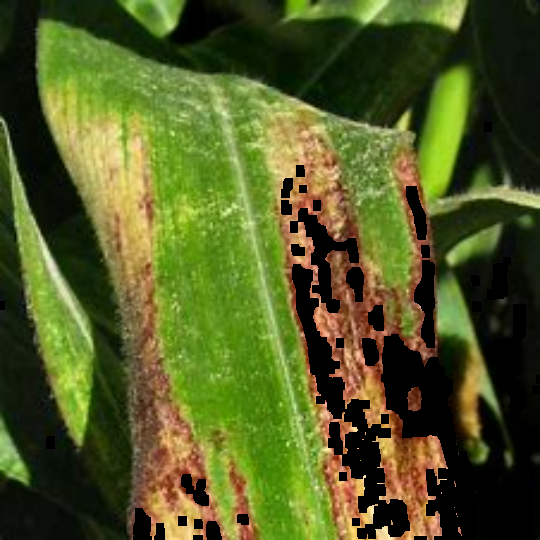
#> input picture media/Img31.jpg, 540 x 540 px
$ python -i utils.py   (imports and definitions only)
#> lines starting #> are read from the running program, lines starting #| are printed output that depends on the picture; after the words box and inside, x2 and y2 are one past the last pixel; in counts of white or black regions, pixels touching at a corner belong together
import cv2
import numpy as np


def segment(image):

    img = cv2.resize(image, (540, 540))
    hsv = cv2.cvtColor(img, cv2.COLOR_RGB2HSV)
#> hsv: shape (540, 540, 3); mean H, S, V 34.1, 150.1, 98.7


    #find the green color
    mask_green = cv2.inRange(hsv, (36,0,0), (86,255,255))
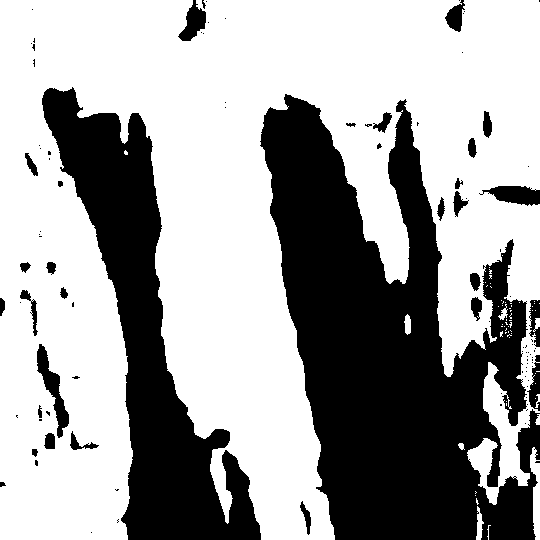
#> mask_green: shape (540, 540); 63.4% white; 103 black regions (73 under 20 px), largest, box (x1, y1, x2, y2) and area: (260, 94, 540, 540) 68655, (42, 87, 261, 540) 32084, (37, 344, 69, 438) 983
    #find the brown color
    mask_brown = cv2.inRange(hsv, (8, 60, 20), (30, 255, 200))
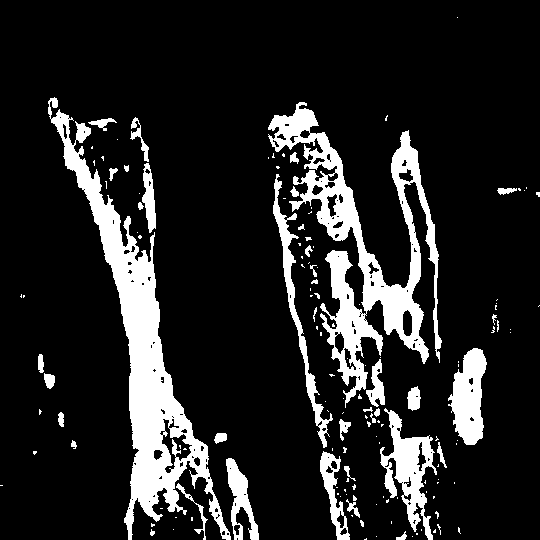
#> mask_brown: shape (540, 540); 14.3% white; 147 white regions (107 under 20 px), largest, box (x1, y1, x2, y2) and area: (48, 97, 231, 540) 14986, (268, 102, 442, 408) 13353, (380, 408, 437, 540) 2881
    #find the yellow color in the leaf
    mask_yellow = cv2.inRange(hsv, (21, 39, 64), (40, 255, 255))
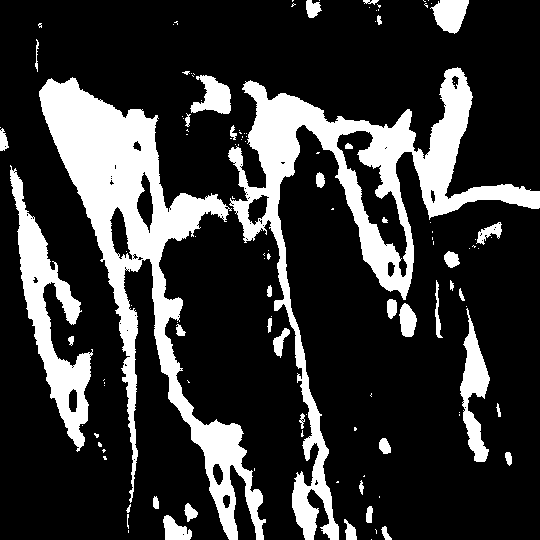
#> mask_yellow: shape (540, 540); 21.2% white; 122 white regions (81 under 20 px), largest, box (x1, y1, x2, y2) and area: (39, 77, 266, 540) 23936, (228, 67, 540, 540) 22866, (10, 165, 93, 452) 6792


    #find any of the three colors(green or brown or yellow) in the image
    mask = cv2.bitwise_or(mask_green, mask_brown)
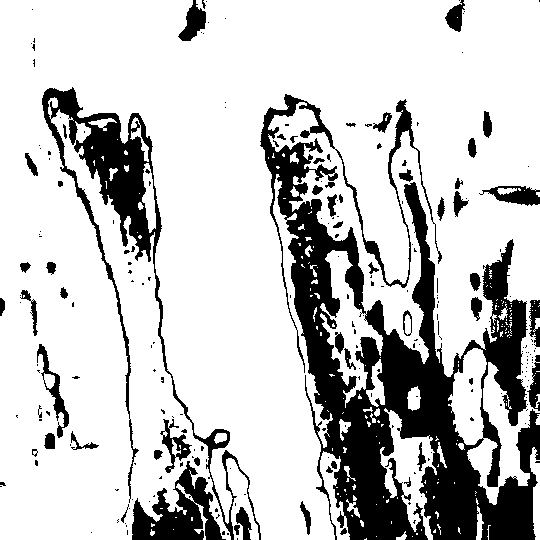
#> mask: shape (540, 540); 77.7% white; 230 black regions (174 under 20 px), largest, box (x1, y1, x2, y2) and area: (260, 94, 540, 540) 43721, (42, 87, 261, 540) 9631, (132, 461, 226, 540) 3515
    mask = cv2.bitwise_or(mask, mask_yellow)
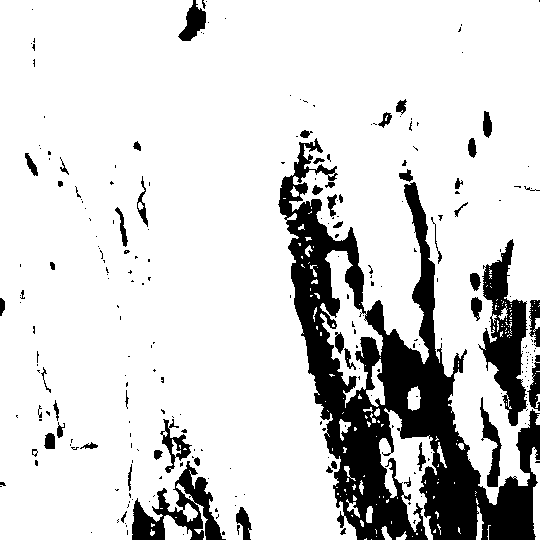
#> mask: shape (540, 540); 83.5% white; 256 black regions (200 under 20 px), largest, box (x1, y1, x2, y2) and area: (278, 138, 540, 540) 33696, (478, 239, 528, 426) 4267, (132, 461, 226, 540) 2885

    # remove noise
    mask = cv2.morphologyEx(mask, cv2.MORPH_CLOSE, kernel=np.ones((8,8),dtype=np.uint8))
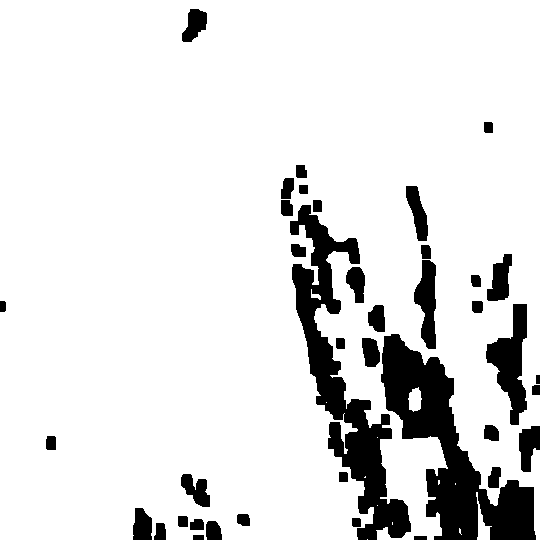
#> mask: shape (540, 540); 88.1% white; 39 black regions, largest, box (x1, y1, x2, y2) and area: (381, 334, 536, 540) 11804, (290, 205, 411, 540) 10913, (486, 304, 527, 425) 2445
    # apply mask to original image
    #Bitwise-AND mask and original image
    res = cv2.bitwise_and(img,img, mask= mask)


    return res

>>> import cv2
>>> picture = cv2.cvtColor(cv2.imread('../media/Img31.jpg'), cv2.COLOR_BGR2RGB)
>>> result = segment(picture)

$ run again, on media/apple_black_rot.JPG
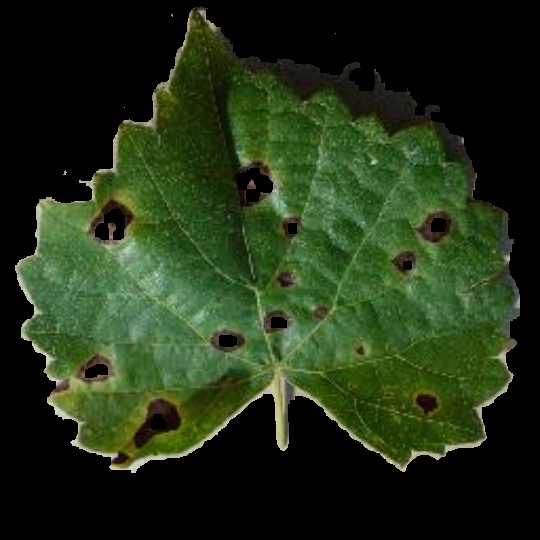
#> input picture media/apple_black_rot.JPG, 540 x 540 px
#> hsv: shape (540, 540, 3); mean H, S, V 24.6, 80.3, 49.3
#> in segment, `mask_green = cv2.inRange(hsv, (36,0,0), (86,255,255))`:
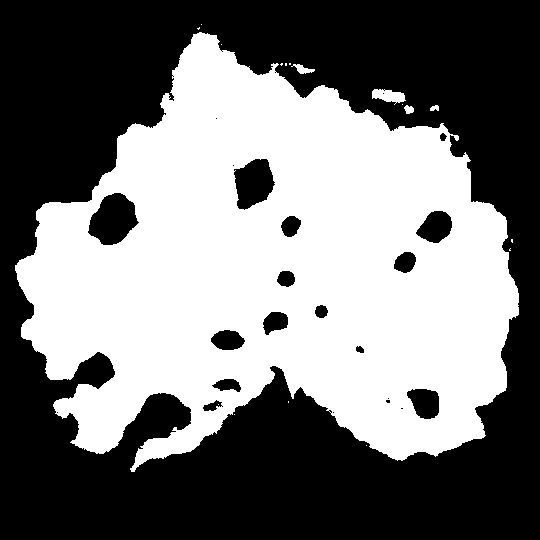
#> mask_green: shape (540, 540); 46.4% white; 18 white regions (13 under 20 px), largest, box (x1, y1, x2, y2) and area: (15, 32, 519, 472) 134807, (372, 89, 406, 105) 333, (291, 64, 315, 74) 114, (404, 105, 414, 114) 64, (430, 105, 439, 111) 41
#> mask_brown: shape (540, 540); 2.8% white; 82 white regions (44 under 20 px), largest, box (x1, y1, x2, y2) and area: (277, 67, 439, 127) 1923, (110, 396, 184, 469) 1099, (90, 196, 135, 235) 563
#> mask_yellow: shape (540, 540); 6.2% white; 119 white regions (86 under 20 px), largest, box (x1, y1, x2, y2) and area: (47, 350, 288, 469) 7962, (37, 8, 203, 246) 3613, (293, 335, 516, 471) 2373
#> in segment, `mask = cv2.morphologyEx(mask, cv2.MORPH_CLOSE, kernel=np.ones((8,8),dt..`:
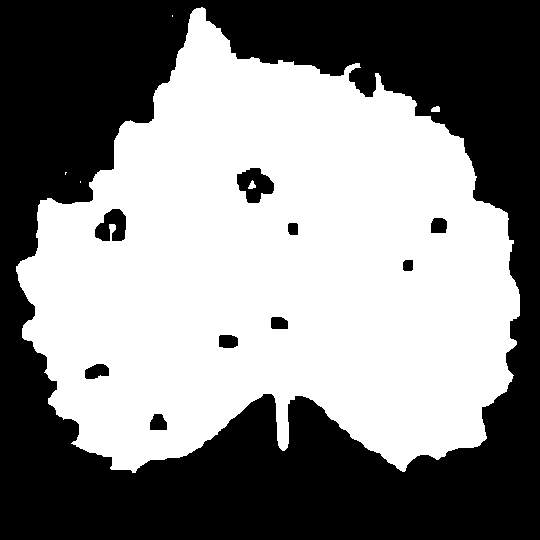
#> mask: shape (540, 540); 52.4% white; 10 black regions, largest, box (x1, y1, x2, y2) and area: (0, 0, 540, 540) 135884, (237, 168, 274, 203) 820, (95, 209, 126, 241) 697

$ run again, on media/apple_healthy.JPG
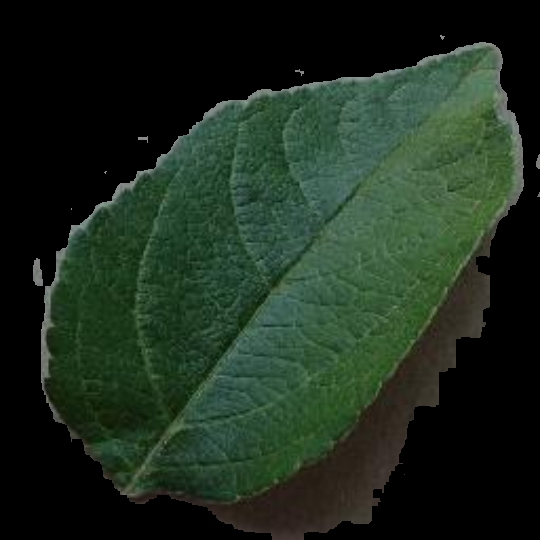
#> input picture media/apple_healthy.JPG, 540 x 540 px
#> hsv: shape (540, 540, 3); mean H, S, V 32.8, 58.9, 44.1
#> in segment, `mask_green = cv2.inRange(hsv, (36,0,0), (86,255,255))`:
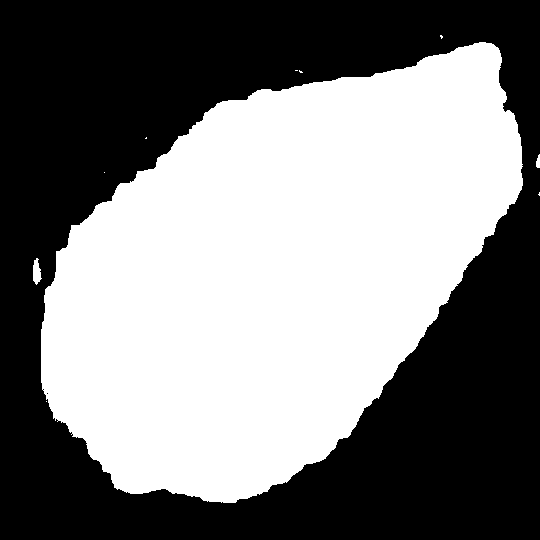
#> mask_green: shape (540, 540); 49.6% white; 10 white regions (7 under 20 px), largest, box (x1, y1, x2, y2) and area: (41, 42, 523, 503) 144440, (33, 258, 42, 285) 160, (536, 154, 540, 168) 43
#> mask_brown: shape (540, 540); 5.5% white; 28 white regions (22 under 20 px), largest, box (x1, y1, x2, y2) and area: (202, 262, 484, 540) 15675, (129, 489, 167, 503) 185, (485, 236, 491, 249) 54, (168, 494, 185, 500) 49, (103, 472, 110, 479) 36, (187, 497, 195, 503) 23
#> mask_yellow: shape (540, 540); 0.3% white; 49 white regions (43 under 20 px), largest, box (x1, y1, x2, y2) and area: (466, 275, 489, 337) 432, (350, 510, 371, 523) 117, (120, 489, 139, 498) 65, (432, 396, 438, 406) 26, (485, 249, 489, 257) 21, (449, 348, 455, 353) 20
#> in segment, `mask = cv2.morphologyEx(mask, cv2.MORPH_CLOSE, kernel=np.ones((8,8),dt..`:
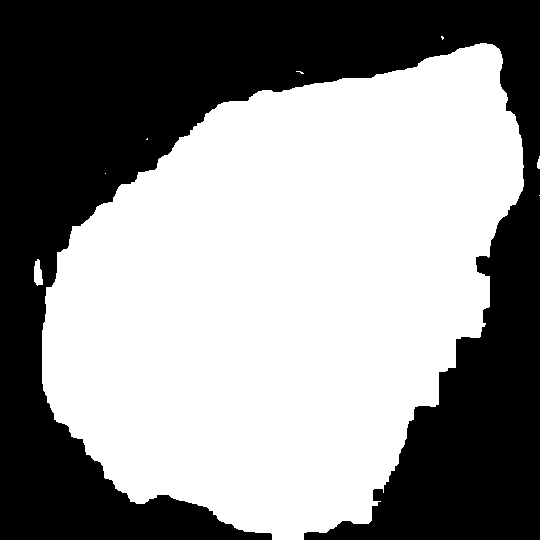
#> mask: shape (540, 540); 56% white; 1 black region, box (x1, y1, x2, y2) and area: (0, 0, 540, 540) 128166
